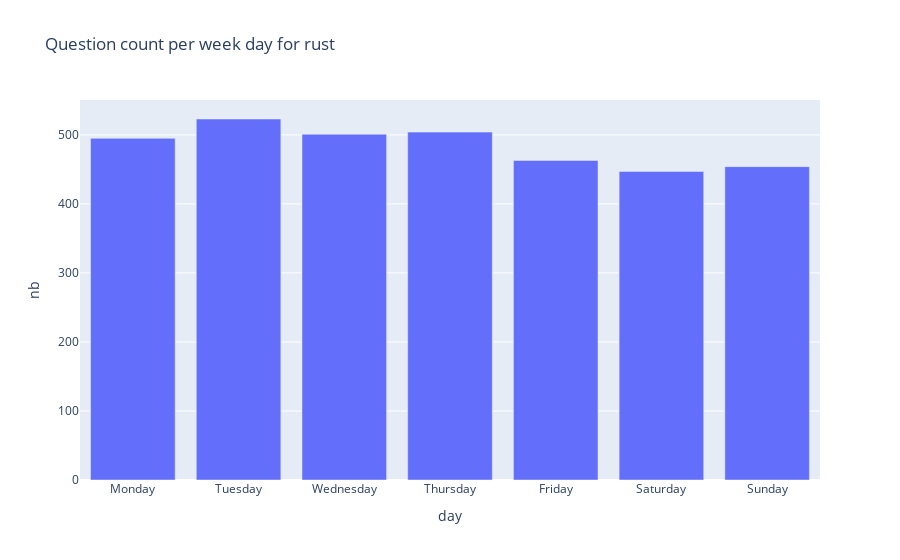

Notebook source saved alongside this figure:
### Code cell
plot("rust")

### Figure 1 — Plotly figure (JSON) as saved in the notebook; plotly's stock layout.template omitted (floating-point values rounded to 4 significant figures)
{"data": [{"alignmentgroup": "True", "hovertemplate": "day=%{x}<br>nb=%{y}<extra></extra>", "legendgroup": "", "marker": {"color": "#636efa", "pattern": {"shape": ""}}, "name": "", "offsetgroup": "", "orientation": "v", "showlegend": false, "textposition": "auto", "type": "bar", "x": ["Monday", "Tuesday", "Wednesday", "Thursday", "Friday", "Saturday", "Sunday"], "xaxis": "x", "y": [495, 523, 501, 504, 463, 447, 454], "yaxis": "y"}], "layout": {"barmode": "relative", "legend": {"tracegroupgap": 0}, "title": {"text": "Question count per week day for rust"}, "xaxis": {"anchor": "y", "domain": [0, 1], "title": {"text": "day"}}, "yaxis": {"anchor": "x", "domain": [0, 1], "title": {"text": "nb"}}}}
